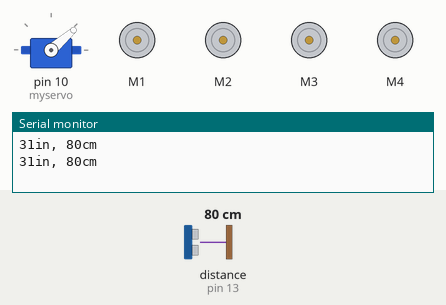
A sketch run on a simulated Arduino Uno, built with avr-gcc and run on an emulated ATmega328P. Shown: servo, 4 × DC motor (green arrow = forward, orange = backward, longer = faster), the last lines printed to the serial monitor. Wiring (inferred from the names in the program): ultrasonic range finder: trigger pin 2; echo pin 13. The test bench sets the inputs (shaded band); at power-on: distance to the obstacle (sensor on pin 13) 80 cm. The echo pulse lasts 58.3 µs per cm.

Above: at 6.3 s.
6.4 s: distance to the obstacle (sensor on pin 13) set to 2 cm
At 6.61 s:
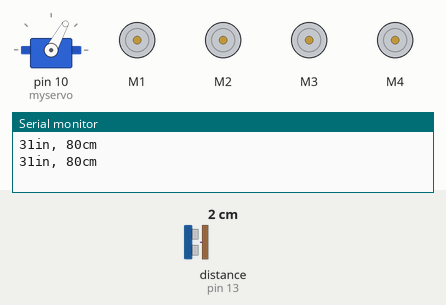
12.6 s: distance to the obstacle (sensor on pin 13) set to 299 cm
At 12.79 s:
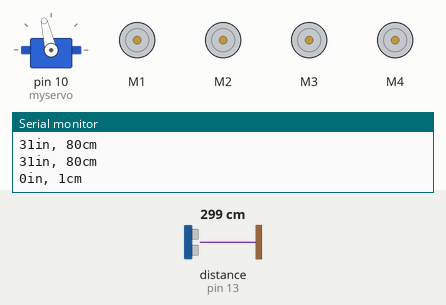
Timing chart, 0 to 24.8 s (numbered marks = the images above; inputs shaded):
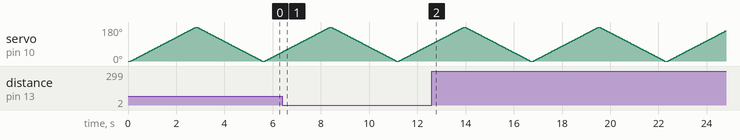

The sketch:

tch_nov16a_JOINT_copy_20231116190104_cop_copy_20231116192802.ino
```cpp
#include <Servo.h>
#include <AFMotor.h>

// Constants for Ultrasonic Sensor
const int trigPin = 2;
const int echoPin = 13;
const unsigned long timeOut = 60000; // Timeout for pulseIn
const int stopDist = 30; // Stop distance in cm

// Servo
Servo myservo;
int pos = 0;

// Motors
AF_DCMotor motorFrontLeft(1);
AF_DCMotor motorFrontRight(2);
AF_DCMotor motorBackLeft(3);
AF_DCMotor motorBackRight(4);

void setup() {
   Serial.begin(9600); // Starting Serial Terminal

   myservo.attach(10); // Attaches the servo on pin 10
   myservo.write(pos);

   // Initialize motors
   motorFrontLeft.setSpeed(255);
   motorFrontRight.setSpeed(255);
   motorBackLeft.setSpeed(255);
   motorBackRight.setSpeed(255);

   pinMode(trigPin, OUTPUT);
   pinMode(echoPin, INPUT);
}

long microsecondsToInches(long microseconds) {
   return microseconds / 74 / 2;
}

long microsecondsToCentimeters(long microseconds) {
   return microseconds / 29 / 2;
}

void loop() {
   // Ultrasonic Sensor
   long duration, inches, cm;
   digitalWrite(trigPin, LOW);
   delayMicroseconds(5);
   digitalWrite(trigPin, HIGH);
   delayMicroseconds(10);
   digitalWrite(trigPin, LOW);
   duration = pulseIn(echoPin, HIGH, timeOut);
   inches = microsecondsToInches(duration);
   cm = microsecondsToCentimeters(duration);
   Serial.print(inches);
   Serial.print("in, ");
   Serial.print(cm);
   Serial.println("cm");
   delay(100);

   // Servo Movement
   for (pos = 0; pos <= 180; pos += 1) {
      myservo.write(pos);
      delay(15);
   }
   for (pos = 180; pos >= 0; pos -= 1) {
      myservo.write(pos);
      delay(15);
   }

   // Add motor control functions here (goForward, goBackward, etc.)
   // Example: goForward(); // Uncomment to test forward motion
}

// Define your motor control functions (stopCar, goForward, etc.) here
void stopCar() {
  motorFrontLeft.run(RELEASE);
  motorFrontRight.run(RELEASE);
  motorBackLeft.run(RELEASE);
  motorBackRight.run(RELEASE);
}

void goForward() {
  motorFrontLeft.run(FORWARD);
  motorFrontRight.run(FORWARD);
  motorBackLeft.run(FORWARD);
  motorBackRight.run(FORWARD);
}

void goBackward() {
  motorFrontLeft.run(BACKWARD);
  motorFrontRight.run(BACKWARD);
  motorBackLeft.run(BACKWARD);
  motorBackRight.run(BACKWARD);
}

void goLeft() {
  motorFrontLeft.run(BACKWARD);
  motorFrontRight.run(FORWARD);
  motorBackLeft.run(BACKWARD);
  motorBackRight.run(FORWARD);
}

void goRight() {
  motorFrontLeft.run(FORWARD);
  motorFrontRight.run(BACKWARD);
  motorBackLeft.run(FORWARD);
  motorBackRight.run(BACKWARD);
}

int getDistance() {
  digitalWrite(trigPin, HIGH);
  delayMicroseconds(10);
  digitalWrite(trigPin, LOW);
  long pulseTime = pulseIn(echoPin, HIGH, timeOut);
  int distance = (float)pulseTime * 340 / 2 / 10000;
  return distance;
}

int checkDirection() {
  int distances[2] = {0, 0};
  int turnDir = 1;
  myservo.write(180);
  delay(500);
  distances[0] = getDistance();
  myservo.write(0);
  delay(1000);
  distances[1] = getDistance();
  // Logic to decide turn direction
  // ...
  return turnDir;
}
```
